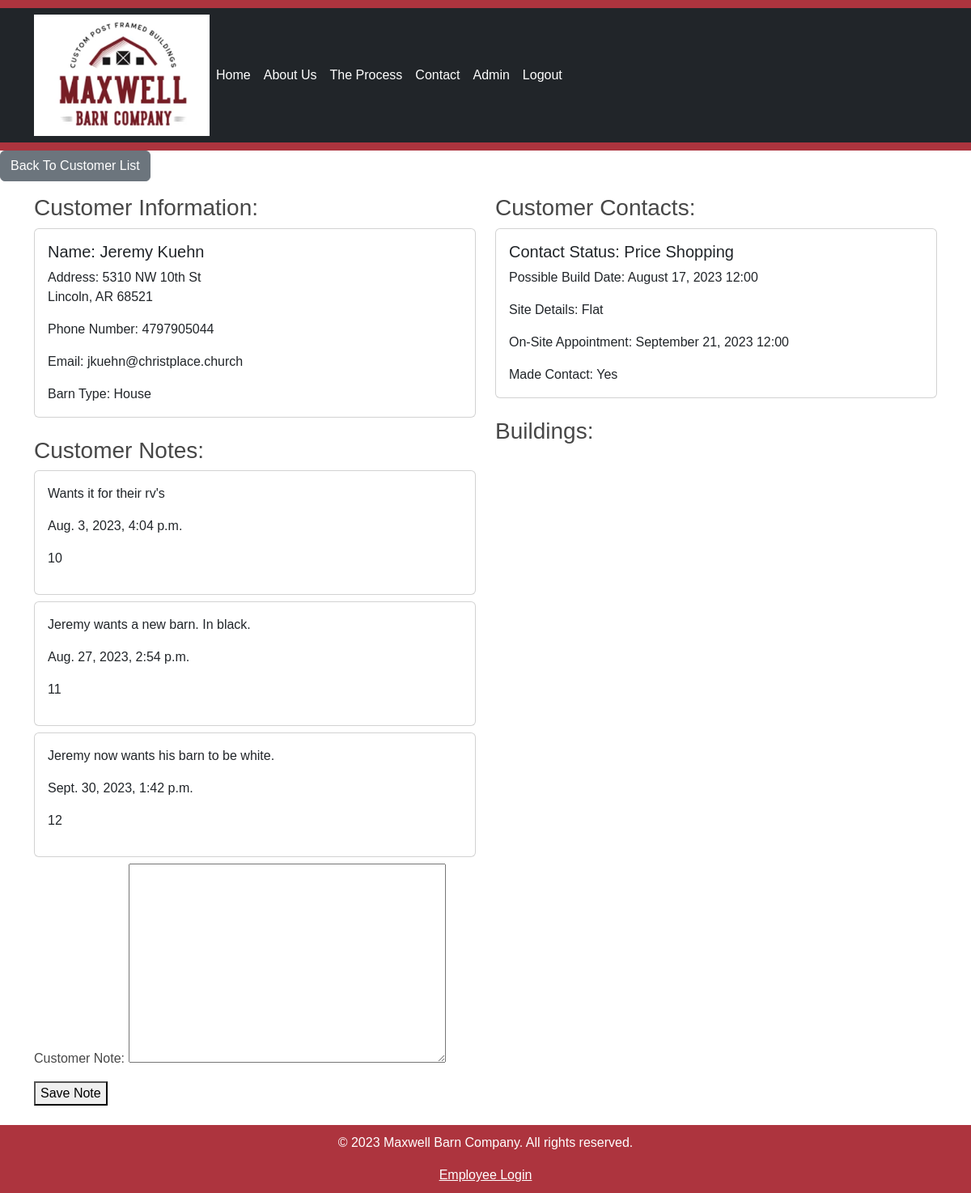
Screenshot of /8/customer_profile (signed in) with the database file from the repository.
### web/models.py (models this page shows, shortened)
class Customer(models.Model):
    name_first = models.CharField(max_length=64, verbose_name="First Name")
    name_last = models.CharField(max_length=64, verbose_name="Last Name")
    address = models.CharField(max_length=200)
    add_city = models.CharField(max_length=64, verbose_name="City")
    add_state = models.CharField(max_length=2, choices=STATE_CHOICES, verbose_name="State")
    zip = models.CharField(max_length=12, null=True, blank=True)
    phone_number = models.CharField(max_length=16, verbose_name="Phone Number")
    email = models.EmailField()
    date = models.DateTimeField(default=timezone.now)
    barn_type = models.CharField(max_length=20, choices=BARN_TYPE, verbose_name="Desired Structure Usuage", null=True, blank=True)
    archived = models.BooleanField(default=False)

class CustomerNote(models.Model):
    cust = models.ForeignKey(Customer, on_delete=models.CASCADE)
    cust_note = models.TextField(verbose_name="Customer Note")
    cust_note_date = models.DateTimeField(default=timezone.now)

class Contact(models.Model):
    cust = models.ForeignKey(Customer, on_delete=models.CASCADE)
    status = models.CharField(max_length=20, choices=CUST_STATUS)
    possible_build_date = models.DateTimeField(blank=True, null=True)
    site_details = models.TextField(verbose_name="Site Details")
    on_site_appointment = models.DateTimeField(blank=True, null=True)
    made_contact = models.BooleanField(default=False)

### web/views.py (the view)
# urls.py: path("<int:cust_id>/customer_profile", views.customer_profile, name="customer_profile"),
def customer_profile(request, cust_id):
    customer = Customer.objects.get(pk=cust_id)
    notes = CustomerNote.objects.filter(cust=customer)
    builds = Building.objects.filter(cust=customer)
    contact = Contact.objects.filter(cust=customer)
    return render(request, "web/customer_profile.html", {
        "customers": [customer],
        "notes": notes,
        "builds": builds,
        "contacts": contact,
        "customernoteform": CustomerNoteForm
    })

### web/templates/web/customer_profile.html (shortened to what this page needs)
{% extends "web/djangourllayout.html" %}
{% block content %}
<a href="{% url 'customer_list' %}" class="btn btn-secondary mb-3">Back To Customer List</a>
<div class="container">
    <div class="row">
        <div class="col-md-6">
            <h3>Customer Information:</h3>
            {% for customer in customers %}
            <div class="card mb-4">
                <div class="card-body">
                    <h5 class="card-title">Name: {{ customer.name_first }} {{ customer.name_last }}</h5>
                    <p class="card-text">Address: {{ customer.address }}<br>{{ customer.add_city }}, {{ customer.add_state }} {{ customer.zip }}</p>
                    <p class="card-text">Phone Number: {{ customer.phone_number }}</p>
                    <p class="card-text">Email: {{ customer.email }}</p>
                    <p class="card-text">Barn Type: {{ customer.barn_type }}</p>
                </div>
            </div>
            {% endfor %}
            <h3>Customer Notes:</h3>
            {% for note in notes %}
            <div class="card mb-2">
                <div class="card-body">
                    <p class="card-text">{{ note.cust_note }}</p>
                    <p class="card-text">{{ note.cust_note_date }}</p>
                    <p>{{ note.id }}</p>
                </div>
            </div>
            {% endfor %}
            <div>
                <form action="{% url 'note_add' %}" method="post">
                    {{ customernoteform.as_p}}
                    <button type="input" name="note_save">Save Note</button>
                </form>
            </div>
        </div>
        <div class="col-md-6">
            <h3>Customer Contacts:</h3>
            {% for contact in contacts %}
            <div class="card mb-4">
                <div class="card-body">
                    <h5 class="card-title">Contact Status: {{ contact.get_status_display }}</h5>
                    <p class="card-text">Possible Build Date: {% if contact.possible_build_date %}{{ contact.possible_build_date|date:"F d, Y H:i" }}{% else %}Not set{% endif %}</p>
                    <p class="card-text">Site Details: {{ contact.site_details }}</p>
                    <p class="card-text">On-Site Appointment: {% if contact.on_site_appointment %}{{ contact.on_site_appointment|date:"F d, Y H:i" }}{% else %}Not set{% endif %}</p>
                    <p class="card-text">Made Contact: {% if contact.made_contact %}Yes{% else %}No{% endif %}</p>
                </div>
            </div>
            {% endfor %}
            <h3>Buildings:</h3>
        </div>
    </div>
</div>
{% endblock %}

### rows the page displays
Customer: name_first "Jeremy", name_last "Kuehn", address "5310 NW 10th St", add_city "Lincoln", add_state "AR", zip "68521", phone_number "4797905044", email "jkuehn@christplace.church", barn_type "House"
CustomerNote: cust_note "Wants it for their rv's", cust_note_date "Aug. 3, 2023, 4:04 p.m.", id "10"
CustomerNote: cust_note "Jeremy wants a new barn. In black.", cust_note_date "Aug. 27, 2023, 2:54 p.m.", id "11"
CustomerNote: cust_note "Jeremy now wants his barn to be white.", cust_note_date "Sept. 30, 2023, 1:42 p.m.", id "12"
Contact: status "Price Shopping", possible_build_date "August 17, 2023 12:00", site_details "Flat", on_site_appointment "September 21, 2023 12:00", made_contact "Yes"
